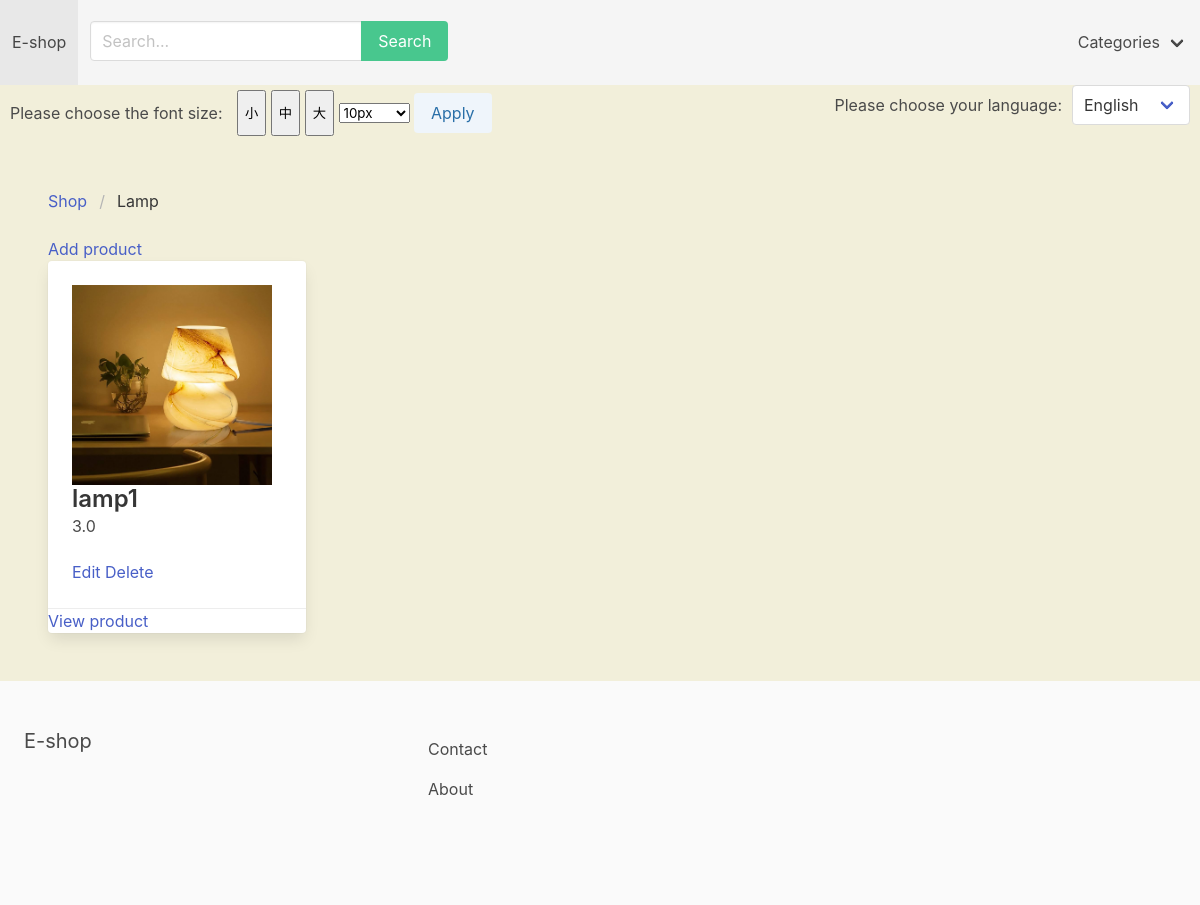
Page /productManager/lamp/ on the committed database.
### apps/store/models.py (models this page shows, shortened)
class Category(models.Model):
    title = models.CharField(max_length=255, verbose_name=_('Title'))
    slug = models.SlugField(max_length=255, verbose_name=_('Slug'))
    ordering = models.IntegerField(default=0, verbose_name=_('Ordering'))
    class Meta:
        verbose_name_plural = _('Categories')
        ordering = ('ordering',)

class Product(models.Model):
    category = models.ForeignKey(Category, related_name='products', on_delete=models.CASCADE)
    title = models.CharField(max_length=255, verbose_name=_('Title'))
    slug = models.SlugField(max_length=255, verbose_name=_('Slug'))
    description = models.TextField(blank=True, null=True, verbose_name=_('Description'))
    price = models.FloatField(verbose_name=_('Price'))
    num_available = models.IntegerField(default=1, verbose_name=_('Number Available'))
    num_visits = models.IntegerField(default=0, verbose_name=_('Number of Visits'))
    last_visit = models.DateTimeField(blank=True, null=True, verbose_name=_('Last Visit'))
    image = models.ImageField(upload_to='uploads/', blank=True, null=True)
    thumbnail = models.ImageField(upload_to='uploads/', blank=True, null=True)
    date_added = models.DateTimeField(auto_now_add=True)
    is_disabled = models.BooleanField(default=False)
    class Meta:
        ordering = ('-date_added',)
    """def save(self, *args, **kwargs):
        self.thumbnail = self.make_thumbnail(self.image)

        super().save(*args, **kwargs)"""

### apps/store/views.py (the view)
# urls.py: path('productManager/<slug:slug>/', manager_category, name='manager_category'),
def manager_category(request, slug):
    category = get_object_or_404(Category, slug=slug)
    products = category.products.all()
    context = {
        'category': category,
        'products': products
    }
    return render(request, 'manager_category.html', context)

### apps/cart/context_processors.py (called while the page is built)
def cart(request):
    return {'cart': Cart(request)}

### apps/store/context_processors.py (called while the page is built)
def menu_categories(request):
    categories = Category.objects.all()
    return {'menu_categories': categories}

### apps/store/templates/manager_category.html (shortened to what this page needs)
{% extends 'managerBase.html' %}
{% block content %}
    <nav class="breadcrumb" aria-label="breadcrumbs">
        <ul>
            <li><a href="{% url 'productManager' %}">Shop</a></li>
            <li class="is-active"><a href="{% url 'manager_category' category.slug %}">{{ category.title }}</a></li>
        </ul>
    </nav>
    <a href="{% url 'addProduct' %}" class="edit-button">Add product</a>
    <div class = "columns is-multiline" >
            {% for product in products %}
                <div class="column is-3">
                   <div class="card">
                      <div class="card-content">
                           <div class="media">
                              <div class="media-content">
                                  <img src="{{ product.image.url }}" alt="test" width="200" height="300">
                                 <p class="title is-4">{{ product.title }}</p>
                                 <p class="subtitle is-6">{{ product.price }}</p>
                                 <a href="{% url 'editProduct' product.pk %}" class="edit-button">Edit</a>
                                 <a href="{% url 'deleteProduct' product.pk %}" class="edit-button">Delete</a>
                              </div>
                           </div>
                      </div>
                             <footer class="card-footer">
                                <a href="{% url 'product_detail' product.category.slug product.slug %}" class="cart-footer-item">View product</a>
                             </footer>
                   </div>
                </div>
            {% endfor %}
         </div>
{% endblock %}

### rows in the picture
Category: title "Lamp"
Product: image (picture), title "lamp1", price "3.0"

### other values in the picture
form field language "English"
